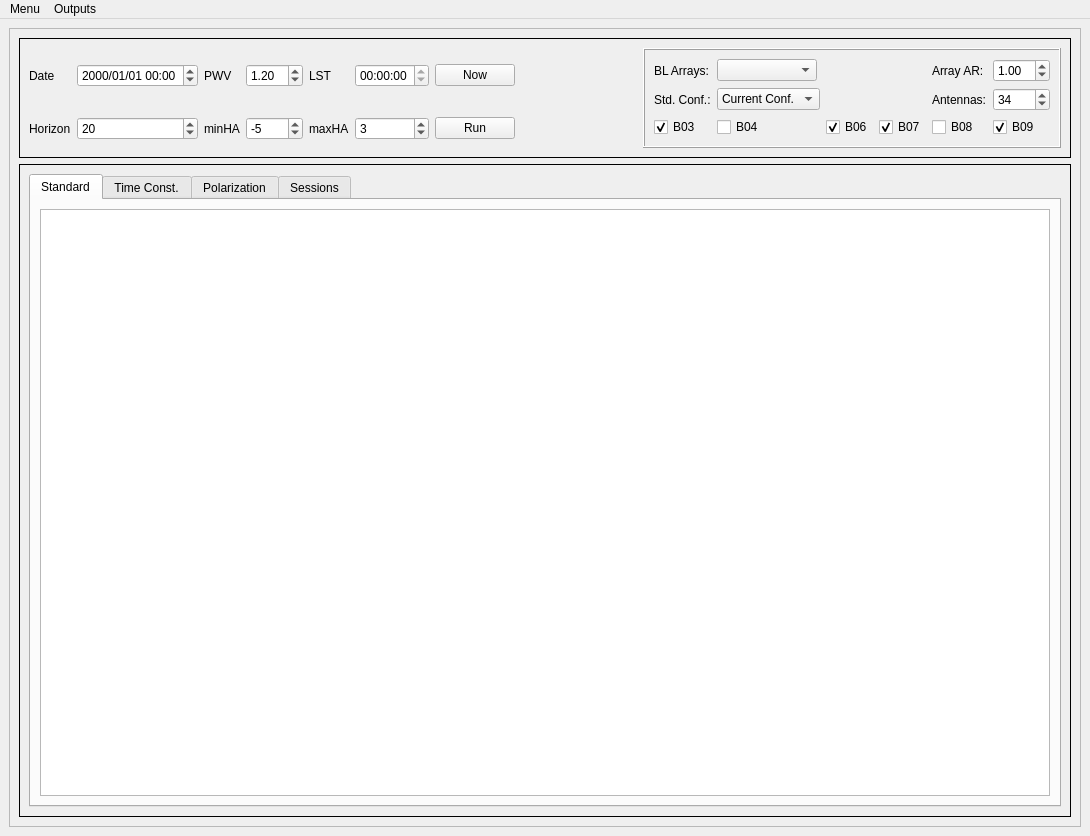
<?xml version="1.0" encoding="UTF-8"?>
<ui version="4.0">
 <class>BLMainWindow</class>
 <widget class="QMainWindow" name="BLMainWindow">
  <property name="geometry">
   <rect>
    <x>0</x>
    <y>0</y>
    <width>1090</width>
    <height>836</height>
   </rect>
  </property>
  <property name="windowTitle">
   <string>gWTO2 - BL</string>
  </property>
  <widget class="QWidget" name="centralwidget">
   <layout class="QGridLayout" name="gridLayout">
    <item row="0" column="0">
     <widget class="QFrame" name="MainFrame">
      <property name="sizePolicy">
       <sizepolicy hsizetype="Expanding" vsizetype="Expanding">
        <horstretch>0</horstretch>
        <verstretch>0</verstretch>
       </sizepolicy>
      </property>
      <property name="frameShape">
       <enum>QFrame::StyledPanel</enum>
      </property>
      <property name="frameShadow">
       <enum>QFrame::Raised</enum>
      </property>
      <layout class="QGridLayout" name="gridLayout_2" rowstretch="0,0,0" columnstretch="0" rowminimumheight="0,0,0">
       <item row="0" column="0">
        <widget class="QFrame" name="OptionsFrame">
         <property name="enabled">
          <bool>true</bool>
         </property>
         <property name="sizePolicy">
          <sizepolicy hsizetype="Preferred" vsizetype="Fixed">
           <horstretch>0</horstretch>
           <verstretch>0</verstretch>
          </sizepolicy>
         </property>
         <property name="minimumSize">
          <size>
           <width>0</width>
           <height>30</height>
          </size>
         </property>
         <property name="frameShape">
          <enum>QFrame::Box</enum>
         </property>
         <layout class="QGridLayout" name="gridLayout_6">
          <item row="0" column="2">
           <widget class="QLabel" name="pwv_label">
            <property name="text">
             <string>PWV</string>
            </property>
           </widget>
          </item>
          <item row="1" column="5">
           <widget class="QSpinBox" name="maxha_spin">
            <property name="minimum">
             <number>-12</number>
            </property>
            <property name="maximum">
             <number>12</number>
            </property>
            <property name="value">
             <number>3</number>
            </property>
           </widget>
          </item>
          <item row="0" column="1">
           <widget class="QDateTimeEdit" name="date_datetime">
            <property name="currentSection">
             <enum>QDateTimeEdit::YearSection</enum>
            </property>
            <property name="displayFormat">
             <string>yyyy/MM/dd HH:mm</string>
            </property>
            <property name="timeSpec">
             <enum>Qt::UTC</enum>
            </property>
           </widget>
          </item>
          <item row="1" column="1">
           <widget class="QSpinBox" name="horizon_spin">
            <property name="maximum">
             <number>90</number>
            </property>
            <property name="value">
             <number>20</number>
            </property>
           </widget>
          </item>
          <item row="1" column="3">
           <widget class="QSpinBox" name="minha_spin">
            <property name="minimum">
             <number>-12</number>
            </property>
            <property name="maximum">
             <number>12</number>
            </property>
            <property name="value">
             <number>-5</number>
            </property>
           </widget>
          </item>
          <item row="1" column="0">
           <widget class="QLabel" name="horizon_label">
            <property name="text">
             <string>Horizon</string>
            </property>
           </widget>
          </item>
          <item row="1" column="2">
           <widget class="QLabel" name="minha_label">
            <property name="text">
             <string>minHA</string>
            </property>
           </widget>
          </item>
          <item row="0" column="0">
           <widget class="QLabel" name="date_label">
            <property name="text">
             <string>Date</string>
            </property>
           </widget>
          </item>
          <item row="1" column="4">
           <widget class="QLabel" name="maxha_label">
            <property name="text">
             <string>maxHA</string>
            </property>
           </widget>
          </item>
          <item row="0" column="3">
           <widget class="QDoubleSpinBox" name="pwv_spin">
            <property name="readOnly">
             <bool>false</bool>
            </property>
            <property name="maximum">
             <double>20.000000000000000</double>
            </property>
            <property name="singleStep">
             <double>0.050000000000000</double>
            </property>
            <property name="value">
             <double>1.200000000000000</double>
            </property>
           </widget>
          </item>
          <item row="0" column="4">
           <widget class="QLabel" name="lst_label">
            <property name="text">
             <string>LST</string>
            </property>
           </widget>
          </item>
          <item row="0" column="7">
           <spacer name="horizontalSpacerUp">
            <property name="orientation">
             <enum>Qt::Horizontal</enum>
            </property>
            <property name="sizeHint" stdset="0">
             <size>
              <width>40</width>
              <height>20</height>
             </size>
            </property>
           </spacer>
          </item>
          <item row="1" column="7">
           <spacer name="horizontalSpacerDown">
            <property name="orientation">
             <enum>Qt::Horizontal</enum>
            </property>
            <property name="sizeHint" stdset="0">
             <size>
              <width>40</width>
              <height>20</height>
             </size>
            </property>
           </spacer>
          </item>
          <item row="0" column="5">
           <widget class="QTimeEdit" name="lst_spin">
            <property name="enabled">
             <bool>true</bool>
            </property>
            <property name="readOnly">
             <bool>true</bool>
            </property>
           </widget>
          </item>
          <item row="0" column="6">
           <widget class="QPushButton" name="now_button">
            <property name="sizePolicy">
             <sizepolicy hsizetype="Fixed" vsizetype="Fixed">
              <horstretch>0</horstretch>
              <verstretch>0</verstretch>
             </sizepolicy>
            </property>
            <property name="minimumSize">
             <size>
              <width>30</width>
              <height>0</height>
             </size>
            </property>
            <property name="text">
             <string>Now</string>
            </property>
           </widget>
          </item>
          <item row="0" column="12" rowspan="2">
           <widget class="QFrame" name="ArraysFrame">
            <property name="minimumSize">
             <size>
              <width>400</width>
              <height>0</height>
             </size>
            </property>
            <property name="autoFillBackground">
             <bool>true</bool>
            </property>
            <property name="frameShape">
             <enum>QFrame::Box</enum>
            </property>
            <property name="frameShadow">
             <enum>QFrame::Raised</enum>
            </property>
            <layout class="QGridLayout" name="gridLayout_7">
             <item row="2" column="2">
              <widget class="QCheckBox" name="B04_b">
               <property name="text">
                <string>B04</string>
               </property>
               <property name="checked">
                <bool>false</bool>
               </property>
              </widget>
             </item>
             <item row="0" column="0">
              <widget class="QLabel" name="array_label">
               <property name="text">
                <string>BL Arrays:</string>
               </property>
              </widget>
             </item>
             <item row="1" column="2">
              <widget class="QComboBox" name="stdarrays_combo">
               <property name="sizePolicy">
                <sizepolicy hsizetype="Fixed" vsizetype="Fixed">
                 <horstretch>0</horstretch>
                 <verstretch>0</verstretch>
                </sizepolicy>
               </property>
               <property name="minimumSize">
                <size>
                 <width>100</width>
                 <height>0</height>
                </size>
               </property>
               <item>
                <property name="text">
                 <string>Current Conf.</string>
                </property>
               </item>
               <item>
                <property name="text">
                 <string>C34-1</string>
                </property>
               </item>
               <item>
                <property name="text">
                 <string>C34-2</string>
                </property>
               </item>
               <item>
                <property name="text">
                 <string>C34-3</string>
                </property>
               </item>
               <item>
                <property name="text">
                 <string>C34-4</string>
                </property>
               </item>
               <item>
                <property name="text">
                 <string>C34-5</string>
                </property>
               </item>
               <item>
                <property name="text">
                 <string>C34-6</string>
                </property>
               </item>
               <item>
                <property name="text">
                 <string>C34-7</string>
                </property>
               </item>
              </widget>
             </item>
             <item row="1" column="0">
              <widget class="QLabel" name="std_conf_label">
               <property name="text">
                <string>Std. Conf.:</string>
               </property>
              </widget>
             </item>
             <item row="0" column="2">
              <widget class="QComboBox" name="blarrays_combo">
               <property name="sizePolicy">
                <sizepolicy hsizetype="Fixed" vsizetype="Fixed">
                 <horstretch>0</horstretch>
                 <verstretch>0</verstretch>
                </sizepolicy>
               </property>
               <property name="minimumSize">
                <size>
                 <width>100</width>
                 <height>0</height>
                </size>
               </property>
              </widget>
             </item>
             <item row="2" column="0">
              <widget class="QCheckBox" name="B03_b">
               <property name="text">
                <string>B03</string>
               </property>
               <property name="checked">
                <bool>true</bool>
               </property>
              </widget>
             </item>
             <item row="2" column="3">
              <widget class="QCheckBox" name="B06_b">
               <property name="text">
                <string>B06</string>
               </property>
               <property name="checked">
                <bool>true</bool>
               </property>
              </widget>
             </item>
             <item row="2" column="4">
              <widget class="QCheckBox" name="B07_b">
               <property name="text">
                <string>B07</string>
               </property>
               <property name="checked">
                <bool>true</bool>
               </property>
              </widget>
             </item>
             <item row="2" column="5">
              <widget class="QCheckBox" name="B08_b">
               <property name="text">
                <string>B08</string>
               </property>
              </widget>
             </item>
             <item row="1" column="6">
              <widget class="QSpinBox" name="antennas_spin">
               <property name="minimum">
                <number>20</number>
               </property>
               <property name="maximum">
                <number>54</number>
               </property>
               <property name="value">
                <number>34</number>
               </property>
              </widget>
             </item>
             <item row="0" column="6">
              <widget class="QDoubleSpinBox" name="array_ar_spin">
               <property name="minimum">
                <double>0.010000000000000</double>
               </property>
               <property name="singleStep">
                <double>0.100000000000000</double>
               </property>
               <property name="value">
                <double>1.000000000000000</double>
               </property>
              </widget>
             </item>
             <item row="0" column="5">
              <widget class="QLabel" name="arrayAR_label">
               <property name="text">
                <string>Array AR:</string>
               </property>
              </widget>
             </item>
             <item row="1" column="5">
              <widget class="QLabel" name="antennas_label">
               <property name="text">
                <string>Antennas:</string>
               </property>
              </widget>
             </item>
             <item row="2" column="6">
              <widget class="QCheckBox" name="B09_b">
               <property name="text">
                <string>B09</string>
               </property>
               <property name="checked">
                <bool>true</bool>
               </property>
              </widget>
             </item>
            </layout>
           </widget>
          </item>
          <item row="1" column="6">
           <widget class="QPushButton" name="run_button">
            <property name="text">
             <string>Run</string>
            </property>
           </widget>
          </item>
         </layout>
        </widget>
       </item>
       <item row="2" column="0">
        <widget class="QFrame" name="TabFrame">
         <property name="frameShape">
          <enum>QFrame::Box</enum>
         </property>
         <layout class="QGridLayout" name="gridLayout_3" columnstretch="0">
          <item row="0" column="0">
           <widget class="QTabWidget" name="tabWidget">
            <property name="currentIndex">
             <number>0</number>
            </property>
            <widget class="QWidget" name="bl_tab">
             <property name="accessibleName">
              <string/>
             </property>
             <attribute name="title">
              <string>Standard</string>
             </attribute>
             <layout class="QGridLayout" name="gridLayout_4">
              <item row="0" column="0">
               <widget class="QTableView" name="bl_sheet">
                <property name="editTriggers">
                 <set>QAbstractItemView::SelectedClicked</set>
                </property>
                <property name="dragEnabled">
                 <bool>true</bool>
                </property>
                <property name="sortingEnabled">
                 <bool>true</bool>
                </property>
               </widget>
              </item>
             </layout>
            </widget>
            <widget class="QWidget" name="tc_tab">
             <attribute name="title">
              <string>Time Const.</string>
             </attribute>
             <layout class="QGridLayout" name="gridLayout_5">
              <item row="0" column="0">
               <widget class="QTableView" name="tc_sheet"/>
              </item>
             </layout>
            </widget>
            <widget class="QWidget" name="pol_tab">
             <attribute name="title">
              <string>Polarization</string>
             </attribute>
             <layout class="QGridLayout" name="gridLayout_8">
              <item row="0" column="0">
               <widget class="QTableView" name="pol_sheet"/>
              </item>
             </layout>
            </widget>
            <widget class="QWidget" name="session_tab">
             <attribute name="title">
              <string>Sessions</string>
             </attribute>
             <layout class="QGridLayout" name="gridLayout_9">
              <item row="0" column="0">
               <widget class="QTableView" name="session_sheet"/>
              </item>
             </layout>
            </widget>
           </widget>
          </item>
         </layout>
        </widget>
       </item>
      </layout>
     </widget>
    </item>
   </layout>
  </widget>
  <widget class="QMenuBar" name="menubar">
   <property name="geometry">
    <rect>
     <x>0</x>
     <y>0</y>
     <width>1090</width>
     <height>27</height>
    </rect>
   </property>
   <widget class="QMenu" name="menuMenu">
    <property name="title">
     <string>Menu</string>
    </property>
    <addaction name="actionAll_SBs"/>
    <addaction name="actionPlanning"/>
    <addaction name="separator"/>
    <addaction name="actionQuit"/>
   </widget>
   <widget class="QMenu" name="menuOutputs">
    <property name="title">
     <string>Outputs</string>
    </property>
    <addaction name="actionGenerate_all_sbinfo"/>
    <addaction name="actionGenerate_excel_stat"/>
   </widget>
   <addaction name="menuMenu"/>
   <addaction name="menuOutputs"/>
  </widget>
  <action name="actionAll_SBs">
   <property name="text">
    <string>All SBs</string>
   </property>
  </action>
  <action name="actionPlanning">
   <property name="text">
    <string>Planning</string>
   </property>
  </action>
  <action name="actionQuit">
   <property name="text">
    <string>Quit</string>
   </property>
  </action>
  <action name="actionGenerate_all_sbinfo">
   <property name="text">
    <string>Generate all.sbinfo</string>
   </property>
  </action>
  <action name="actionGenerate_excel_stat">
   <property name="text">
    <string>Generate excel stat.</string>
   </property>
  </action>
 </widget>
 <resources/>
 <connections/>
</ui>
